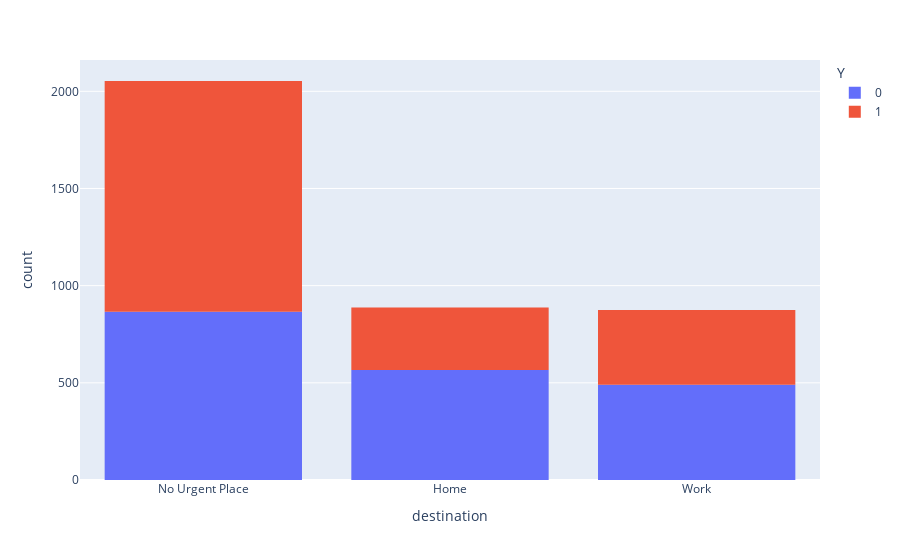

Notebook code cell kept with this figure:
### Markdown cell above
Hypothesis: Drivers who are going to no urgent place are more likely to accept coffee coupons

### Code cell
print(data_coffee.groupby("destination")["Y"].sum()/data_coffee.groupby("destination")["Y"].count())
px.histogram(data_coffee, x="destination", color = 'Y')

### Figure 1 — Plotly figure (JSON) as saved in the notebook; plotly's stock layout.template omitted (floating-point values rounded to 4 significant figures; data arrays with more than 128 entries replaced by an {"elided": "..."} marker saying what was removed)
{"data": [{"alignmentgroup": "True", "bingroup": "x", "hovertemplate": "Y=0<br>destination=%{x}<br>count=%{y}<extra></extra>", "legendgroup": "0", "marker": {"color": "#636efa", "pattern": {"shape": ""}}, "name": "0", "offsetgroup": "0", "orientation": "v", "showlegend": true, "type": "histogram", "x": {"elided": "1922 str values"}, "xaxis": "x", "yaxis": "y"}, {"alignmentgroup": "True", "bingroup": "x", "hovertemplate": "Y=1<br>destination=%{x}<br>count=%{y}<extra></extra>", "legendgroup": "1", "marker": {"color": "#EF553B", "pattern": {"shape": ""}}, "name": "1", "offsetgroup": "1", "orientation": "v", "showlegend": true, "type": "histogram", "x": {"elided": "1894 str values"}, "xaxis": "x", "yaxis": "y"}], "layout": {"barmode": "relative", "legend": {"title": {"text": "Y"}, "tracegroupgap": 0}, "margin": {"t": 60}, "xaxis": {"anchor": "y", "domain": [0, 1], "title": {"text": "destination"}}, "yaxis": {"anchor": "x", "domain": [0, 1], "title": {"text": "count"}}}}
